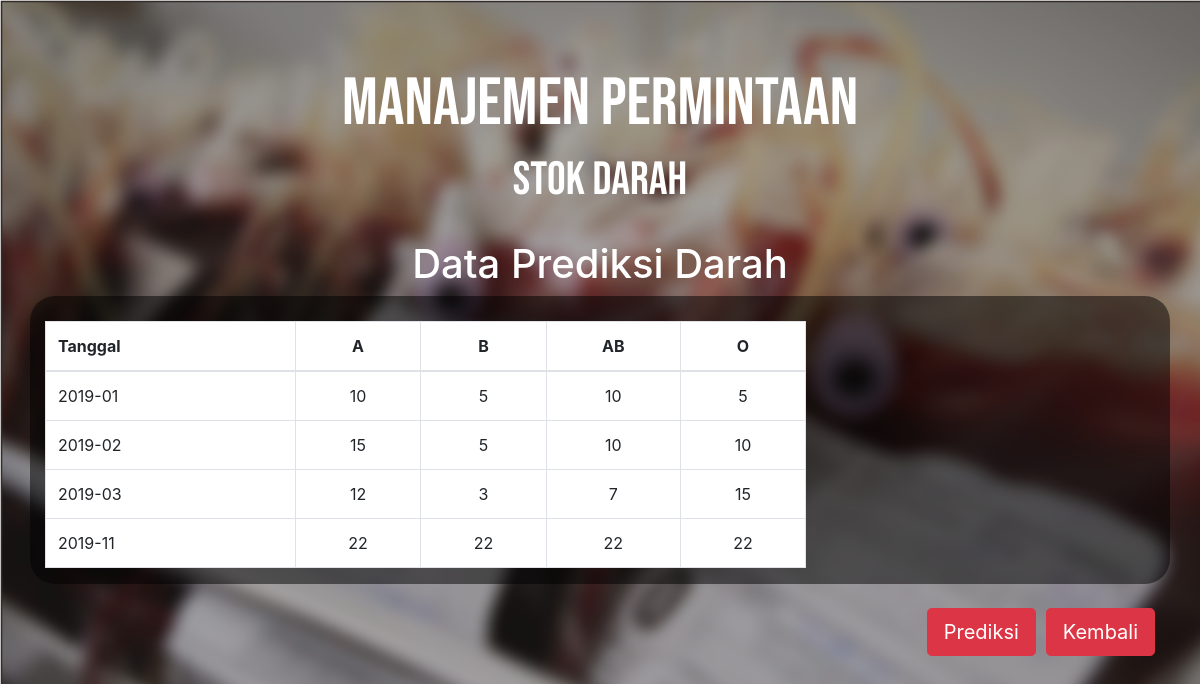
The page /PERAMALAN/ADMIN/tampilkandata.php on the database its author committed.
### tables this page shows
CREATE TABLE `prediksi` (
  `Id_prediksi` int(11) NOT NULL,
  `Bulan_prediksi` varchar(100) NOT NULL,
  `Goldar_A` int(11) NOT NULL,
  `Goldar_B` int(11) NOT NULL,
  `Goldar_AB` int(11) NOT NULL,
  `Goldar_O` int(11) NOT NULL
);

### PERAMALAN/ADMIN/tampilkandata.php (the view, shortened to what this page needs)
<?php  include "header.php"; ?>
<div class="container">
	<div class="row">
		<div class="col-sm-12 text-center">
			<h1 style="color: white">Data Prediksi Darah</h1>
		</div>
	</div>
	<div class="row" style="background-color: rgba(0,0,0, 0.5); border-radius: 25px;">
		<div class="col-sm-1-offset col-sm-11 table-responsive text-center" >
			<table class="table table-bordered" style="width: 75%;">
				<thead>
					<tr>
						<th style="text-align: left;">Tanggal</th>
						<th style="text-align: center;">A</th>
						<th style="text-align: center;">B</th>
						<th style="text-align: center;">AB</th>
						<th style="text-align: center;">O</th>
					</tr>
				</thead>
				<?php
				$sql = mysqli_query ($con, "SELECT * FROM prediksi order by `Bulan_prediksi` asc") or die (mysqli_error($con));
				if (mysqli_num_rows($sql) > 0) {
					while ($data = mysqli_fetch_array($sql)){
						?>
						<tr>
							<td style="text-align: left;"><?=$data['Bulan_prediksi'];?></td>
							<td style="text-align: center;"><?=$data['Goldar_A'];?></td>
							<td align="center"><?=$data['Goldar_B'];?></td>
							<td align="center"><?=$data['Goldar_AB'];?></td>
							<td align="center"><?=$data['Goldar_O'];?></td>
						</tr>
						<?php
					}
					?>
						<?php
					}
					?>
				</table>
			</div>
		</div>
		<br>
		<button type="submit" class="btn btn-danger btn-lg float-right" >
			<a href="BerandaAdmin.php" style="color: white; text-decoration: none;">Kembali</a>
		</button>
		<button type="button" class="btn btn-danger btn-lg float-right" data-toggle="modal" data-target="#myModal" style="margin-right: 10px">
			Prediksi
		</button>
		<br>
	</div>
	<?php include "footer.php"; ?>

### PERAMALAN/css/Style2.css (style rules this page uses)
body { background-image: url(../Image/Background.png); background-size: cover; background-repeat: no-repeat; background-attachment: fixed; }
.table { margin-top: 25px; background-color: white; }

### rows shown on the page
prediksi: Bulan_prediksi "2019-01", Goldar_A "10", Goldar_B "5", Goldar_AB "10", Goldar_O "5"
prediksi: Bulan_prediksi "2019-02", Goldar_A "15", Goldar_B "5", Goldar_AB "10", Goldar_O "10"
prediksi: Bulan_prediksi "2019-03", Goldar_A "12", Goldar_B "3", Goldar_AB "7", Goldar_O "15"
prediksi: Bulan_prediksi "2019-11", Goldar_A "22", Goldar_B "22", Goldar_AB "22", Goldar_O "22"
